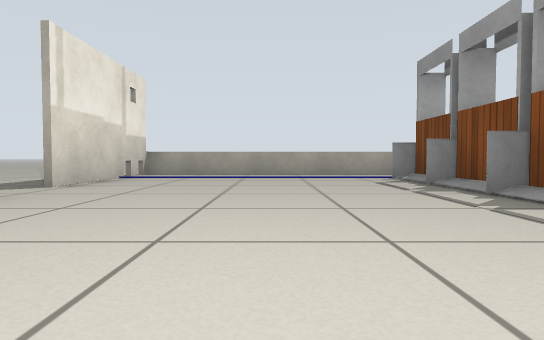
[1] (above)

16 first-person views from a walk through a Gazebo world. The camera is 0.36 m above the floor, tilts 2° down and sees 75° across. The floor is counted in squares, 1 m on a side. Each view is taken from the middle of a square. On the plan, view 1 faces up. The plan holds only what a view shows up to about 9 squares ahead; the rest is blank. Gazebo's built-in surfaces are drawn with simple patterns. Simple shapes stand in for some stock models.

[2]
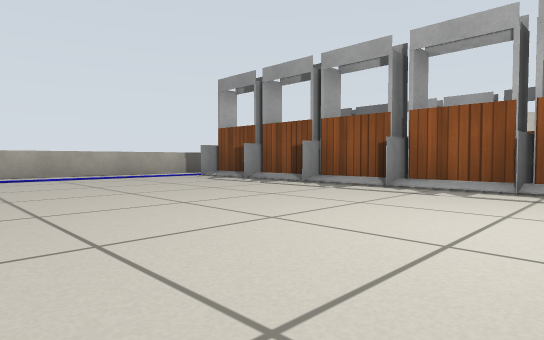

[3]
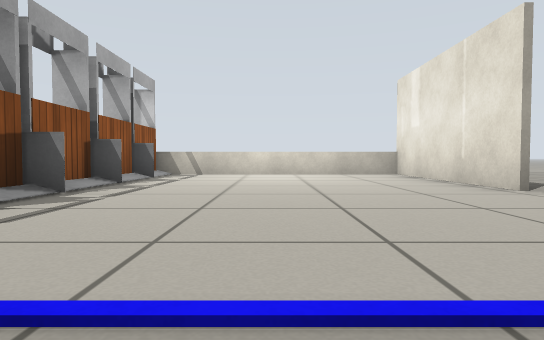

[4]
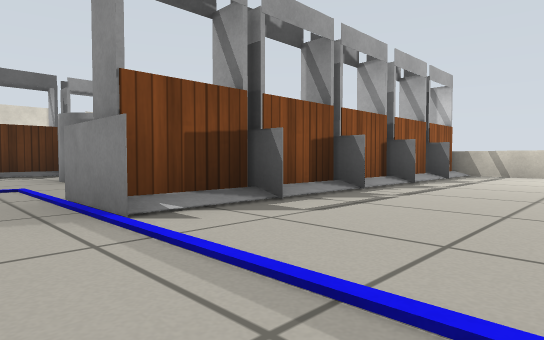

[5]
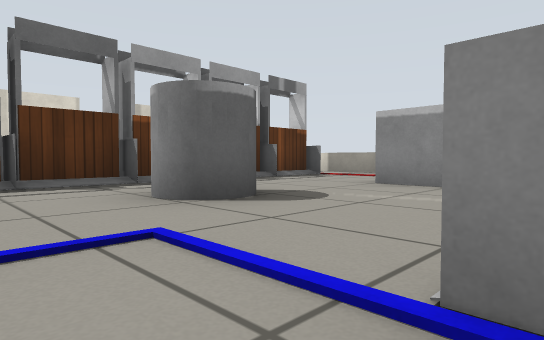

[6]
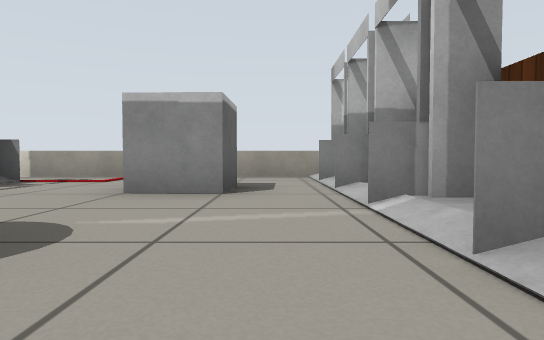

[7]
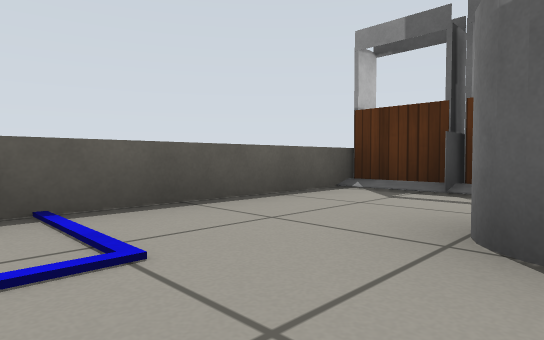

[8]
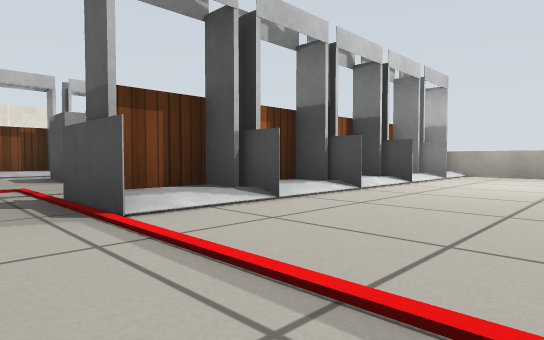

[9]
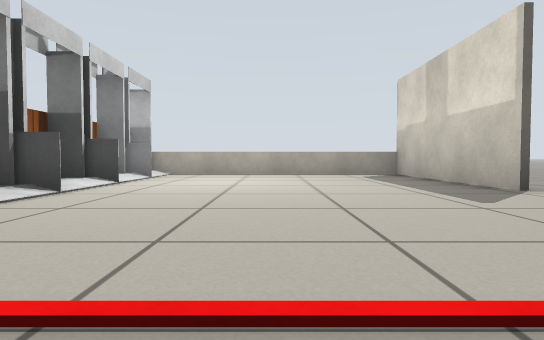

[10]
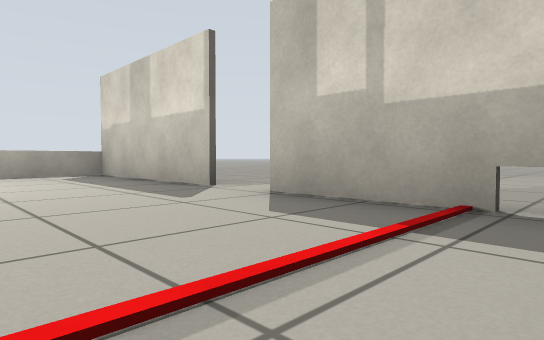

[11]
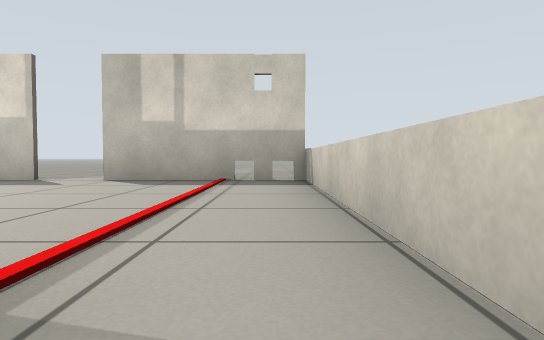

[12]
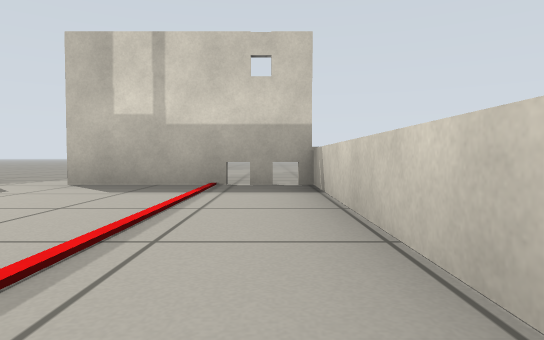

[13]
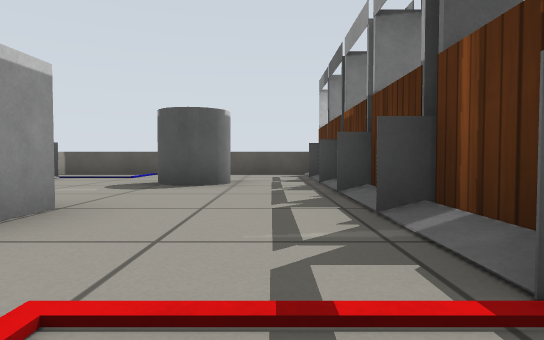

[14]
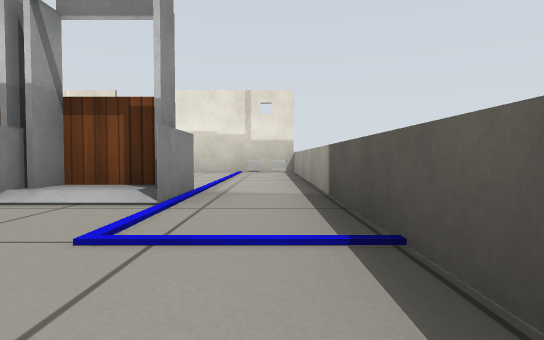

[15]
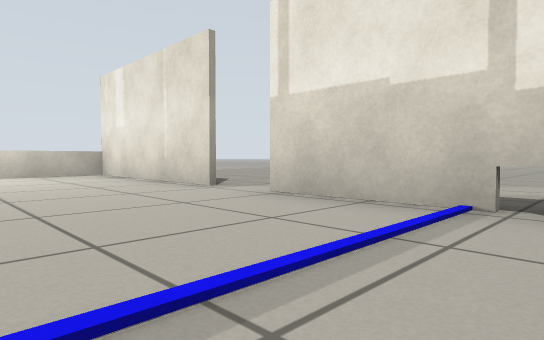

[16]
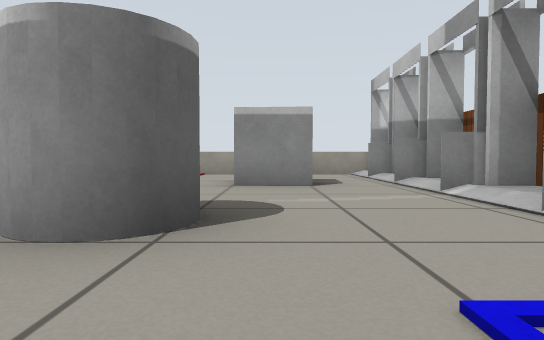

### Floor plan
Key: @ floor where view 1 was taken; # wall or solid block; . floor; / step, stairs or slope; B grey box; R bridge; C grey cylinder; T thing the floor can be seen under or through.
Columns run from 4 left of view 1 to 15 right of it. Each row starts with its distance up from view 1.
  8  ##################
  7 .#..........R.....#
  6 .#....B#....R#....#.
  5 .#....R#..C.##....#.
  4  .....R/....R.....#.
  3 .#....#R....R#......
  2 .#....#R.B..R#....T
  1 .#....RR....BB....T.
  0  #..@.R/..........#.
 -1  ##################

Where each view was taken, in squares from view 1:
view 1: 0 up, 0 right, facing up
view 2: 0 up, 2 left, facing up-right
view 3: 7 up, 0 right, facing down
view 4: 7 up, 0 right, facing down-right
view 5: 7 up, 3 right, facing down-right
view 6: 6 up, 4 right, facing down
view 7: 5 up, 4 right, facing up-right
view 8: 0 up, 11 right, facing up-left
view 9: 0 up, 11 right, facing up
view 10: 0 up, 11 right, facing up-right
view 11: 0 up, 8 right, facing right
view 12: 0 up, 9 right, facing right
view 13: 0 up, 7 right, facing up
view 14: 7 up, 6 right, facing left
view 15: 7 up, 0 right, facing down-left
view 16: 7 up, 5 right, facing down
